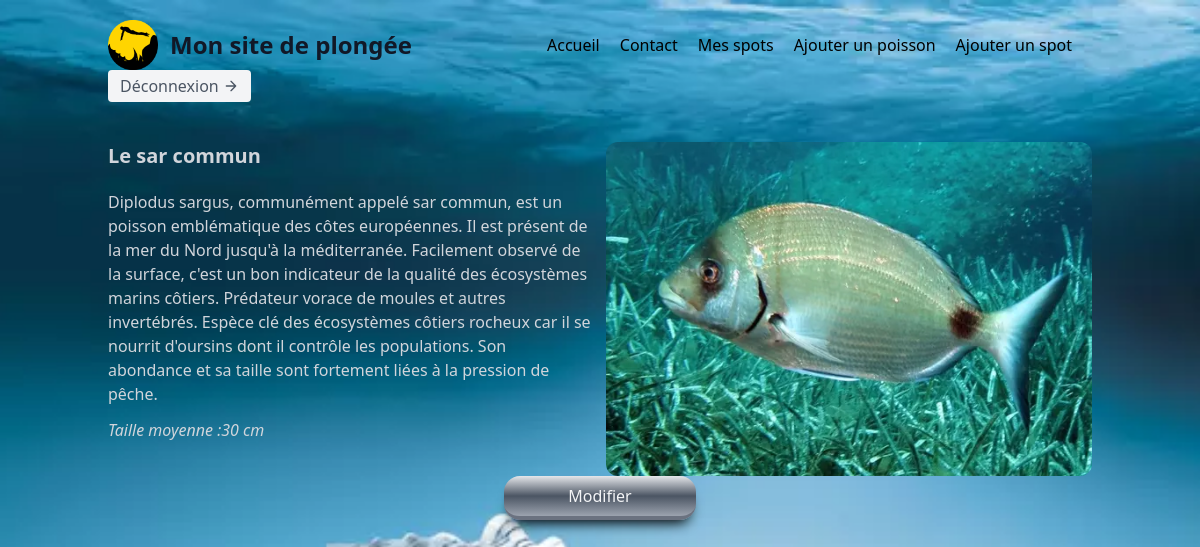
/pages/about/about_fish.php?id=2 (signed in), run on the app's committed database.
### tables this page shows
CREATE TABLE `fishs` (
  `id` int NOT NULL,
  `fish_name` varchar(50) NOT NULL,
  `average_size` varchar(50) NOT NULL,
  `about` text NOT NULL,
  `image` text NOT NULL
);

### pages/about/about_fish.php (the view, shortened to what this page needs)
<?php session_start();
require_once(__DIR__.'../../../assets/php/middleware/db_connect.php');
$getData=$_GET;
$retrieveFishs = $mysqlClient->prepare('SELECT * FROM fishs WHERE id=:id');
$retrieveFishs->execute([
    'id'=>(int)$getData['id'],
]);
$detailsfish=$retrieveFishs->fetchAll(PDO::FETCH_ASSOC);
$fish=[
    'id'=>$detailsfish[0]['id'],
    'fish_name'=>$detailsfish[0]['fish_name'],
    'average_size'=>$detailsfish[0]['average_size'],
    'about'=>$detailsfish[0]['about'],
    'image'=>$detailsfish[0]['image'],
];
?>
<!DOCTYPE html>
<html lang="fr">
<head>
    <link rel="stylesheet" href="/build/output.css">
</head>
<body class="bg-cover bg-center h-screen" style="background-image: url('../../assets/images/fonds-marins.webp'); ">
    <?php require_once(dirname(__DIR__,2).'./assets/php/components/header.php' ); ?>
    <main class="container mx-auto p-5">
        <section class="grid grid-cols-2 gap-3">
            <div>
                <h3 class="text-xl font-semibold mb-5 text-gray-300"> <?php echo $fish['fish_name']; ?> </h3>
                <p class="mb-3 text-gray-300"><?php echo $fish['about']; ?> </p>
                <p class="text-gray-300 italic">Taille moyenne :<?php echo $fish['average_size']; ?> </p>
            </div>
            <div class="mx-auto">
                <img class="rounded-xl" src="../../assets/.<?php echo $fish['image']; ?>" alt="<?php echo $fish['fish_name']; ?> ">
            </div>
        </section>
        <div class="w-full flex justify-center">
		<a  href="/pages/about/modify_fish.php?id=<?php echo($fish['id']); ?>" @endif
			class="flex text-gray-100 justify-center transition duration-200 ease-in-out transform px-4 py-2 w-48 border-b-4 border-gray-500 hover:border-b-2 bg-gradient-to-t from-gray-400  via-gray-600 to-gray-200 rounded-2xl hover:translate-y-px "
			style="-webkit-box-shadow: 0px 10px 13px -7px #000000, 5px 5px 15px 8px rgba(0,0,0,0);
			box-shadow: 0px 10px 13px -7px #000000, 5px 5px 15px 5px rgba(0,0,0,0);">
            Modifier
		</a>
	</div>
    </main>
</body>
</html>

### data on the page
fishs: fish_name "Le sar commun", about "Diplodus sargus, communément appelé sar commun, est un poisson emblématique des côtes européennes. Il est présent de la mer du Nord jusqu'à la méditerranée. Facilement observé de la surface, c'est un bon indicateur de la qualité des écosystèmes marins côtiers. Prédateur vorace de moules et autres invertébrés. Espèce clé des écosystèmes côtiers rocheux car il se nourrit d'oursins dont il contrôle les populations. Son abondance et sa taille sont fortement liées à la pression de pêche.", average_size "30 cm", image (picture)
